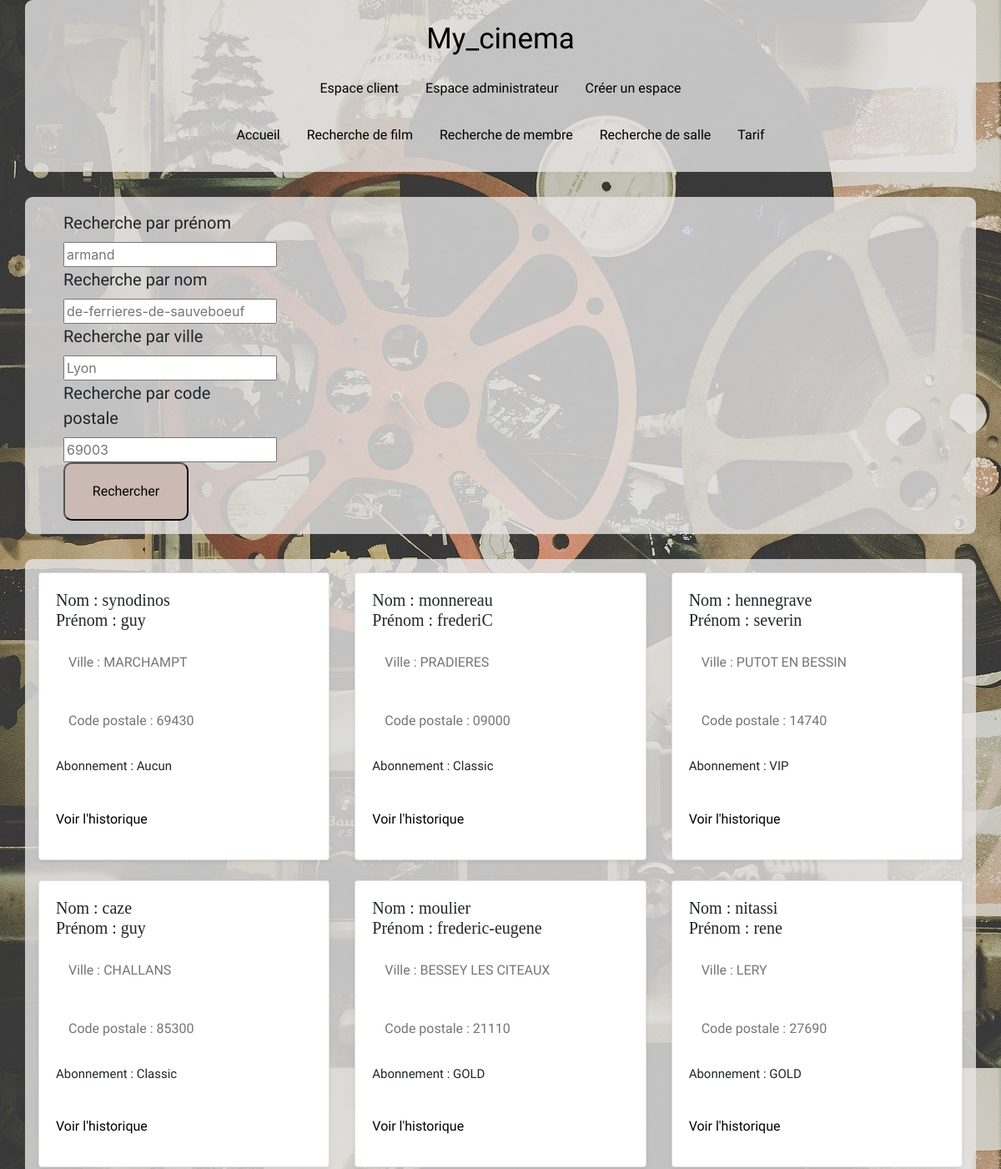
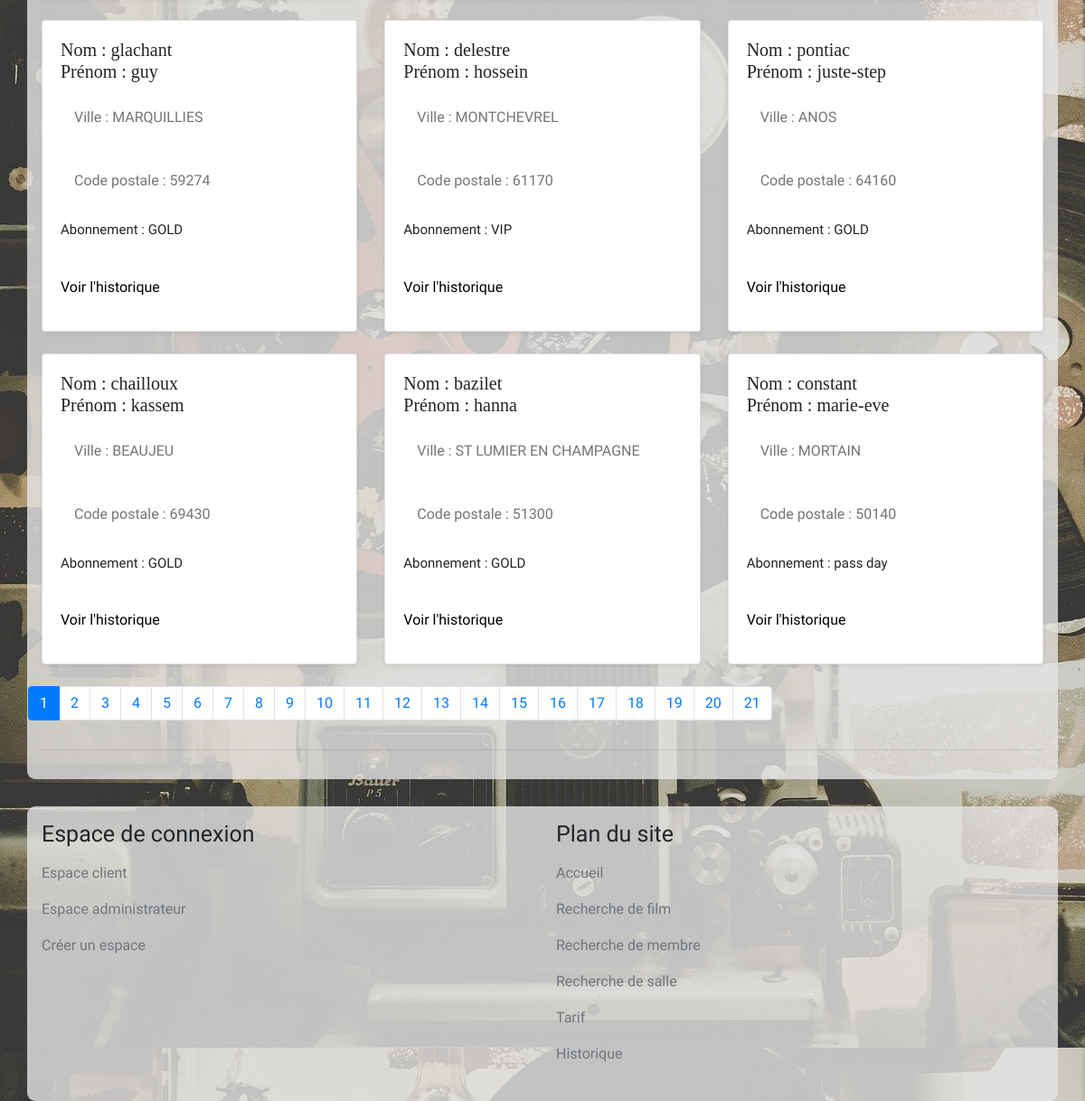
The page /recherche_by_membre.php on the database its author committed (2 pictures, top to bottom).
### tables this page shows
CREATE TABLE `membre` (
  `id_membre` int(11) NOT NULL,
  `id_fiche_perso` int(11) NOT NULL,
  `id_abo` int(11) DEFAULT NULL,
  `date_abo` datetime DEFAULT NULL,
  `id_dernier_film` int(11) DEFAULT NULL,
  `date_dernier_film` datetime DEFAULT NULL,
  `date_inscription` datetime DEFAULT NULL,
  PRIMARY KEY (`id_membre`),
  KEY `id_abo` (`id_abo`)
);

CREATE TABLE `fiche_personne` (
  `id_perso` int(11) NOT NULL,
  `nom` varchar(255) NOT NULL,
  `prenom` varchar(255) NOT NULL,
  `date_naissance` datetime NOT NULL,
  `email` varchar(255) DEFAULT NULL,
  `adresse` varchar(255) NOT NULL,
  `cpostal` varchar(255) DEFAULT NULL,
  `ville` varchar(255) DEFAULT NULL,
  `pays` varchar(255) DEFAULT NULL,
  `mdp` varchar(255) DEFAULT NULL,
  PRIMARY KEY (`id_perso`)
);

CREATE TABLE `abonnement` (
  `id_abo` int(11) NOT NULL,
  `nom` varchar(255) NOT NULL,
  `resum` varchar(255) NOT NULL,
  `prix` int(11) NOT NULL,
  `duree_abo` smallint(5) NOT NULL,
  PRIMARY KEY (`id_abo`)
);

### recherche_by_membre.php (the view)
<?php
    require ("header.php");
    $page = $_GET['page'] ?? 1 ;
    $membre_nom = $_GET['recherche_par_nom']??null;
    $membre_prenom = $_GET['recherche_par_prenom']??null;
    $membre_ville = $_GET['recherche_par_ville']??null;
    $membre_cp = $_GET['recherche_par_cp']??null;
    $return_membre = get_membre($page,$membre_nom,$membre_prenom,$membre_ville,$membre_cp);
?>
<div class="container px-3 py-3">
    <form class="form col-md-6" method="get">
        <div class="col-md-6">
            <label for="recherche_par_prenom">
                Recherche par prénom
            </label>
            <input type="text" id="recherche_par_prenom" name="recherche_par_prenom" placeholder="armand">
            <label for="recherche_par_nom">
                Recherche par nom
            </label>
            <input type="text" id="recherche_par_nom" name="recherche_par_nom" placeholder="de-ferrieres-de-sauveboeuf">
            <label for="recherche_par_ville">
                Recherche par ville
            </label>
            <input type="text" id="recherche_par_ville" name="recherche_par_ville" placeholder="Lyon">
            <label for="recherche_par_cp">
                Recherche par code postale
            </label>
            <input type="text" id="recherche_par_cp" name="recherche_par_cp" placeholder="69003">
        </div>
        <div class="col-md-6">
            <input class = "button" type="submit" value="Rechercher">
        </div>
    </form>
</div>
<div class="container px-3 py-3">
    <div class="row">
        <?php foreach ($return_membre as $value){ ?>
            <div class="col-md-4">
                <div class="card mb-4 shadow-sm">
                    <div class="card-body">
                        <h5 class="card-title membre_nom">
                            <?= "Nom : ".$value['nom'] ;?>
                            <br>
                            <?= "Prénom : ".$value['prenom'] ;?>
                        </h5>
                        <p class="card-text membre_vile"> <?= "Ville : ".$value['ville'];?> </p>
                        <p class="card-text membre_cp"> <?= "Code postale : ".$value['cpostal'];?> </p>
                        <?php
                        if ($value['id_abonnement'] != 0){
                            ?>
                            <p class="membre_abo"> <?= "Abonnement : ".$value['nom_abo'];?> </p>
                            <?php
                        } else { ?>
                            <p class="membre_abo"> <?= "Abonnement : Aucun";?> </p> <?php
                        } ?>
                        <br>
                        <p class = "text-hidden historique">
                            <a href="historique.php?id_perso=<?= $value['id_perso']?>"> Voir l'historique </a>
                        </p>
                    </div>
                </div>
            </div>
        <?php } ?>
    </div>
    <div class="row">
        <?php pagination_membre($page,$membre_nom,$membre_prenom,$membre_ville,$membre_cp); ?>
    </div>
    <hr>
</div>
<?php
    require ("footer.php");
?>

### header.php (shortened to what this page needs)
<?php
    include ('fonctions.php');
?>
<!DOCTYPE html>
<html lang="en">
<head>
    <link rel="stylesheet" href="https://stackpath.bootstrapcdn.com/bootstrap/4.4.1/css/bootstrap.min.css"
>
    <link rel="stylesheet" href="style.css">
</head>
<body>
    <header class="container px-3 py-3">
        <div>
            <div class="col-md-12">
                <div class="row">
                    <h1 id="titre_web">
                        <a href="index.php">
                            My_cinema
                        </a>
                    </h1>
                </div>
            </div>
        </div>
        <div>
            <nav class ="col-md-12 text-right">
                <ul class="nav justify-content-center">
                    <li class="nav-item">
                        <a class="nav-link active" href="connexion_client.php">
                                Espace client
                        </a>
                    </li>
                    <li class="nav-item">
                        <a class="nav-link active" href="connexion_admin.php">
                           Espace administrateur
                        </a>
                    </li>
                    <li class="nav-item">
                        <a class="nav-link active" href="new_user.php">
                           Créer un espace
                        </a>
                    </li>
                </ul>
            </nav>
        </div>
        <div>
            <div class="row">
                <nav class ="col-md-12 text-right">
                    <ul class="nav justify-content-center">
                        <li class="nav-item">
                            <a class="nav-link active" href="index.php">
                                Accueil
                            </a>
                        </li>
                        <li class="nav-item">
                            <a class="nav-link active" href="recherche_by_film.php">
                                Recherche de film
                            </a>
                        </li>
                        <li class="nav-item">
                            <a class="nav-link active" href="recherche_by_membre.php">
                                Recherche de membre
                            </a>
                        </li>
                        <li class="nav-item">
                            <a class="nav-link active" href="recherche_salle.php">
                                Recherche de salle
                            </a>
                        </li>
                        <li class="nav-item" id="dropdown">
                            <a class="nav-link active" href="#">
                                Tarif
                            </a>
                        </li>
                    </ul>
                </nav>
            </div>
        </div>
    </header>

### fonctions.php (shortened to what this page needs)
<?php
function get_membre($page,$membre_nom,$membre_prenom,$membre_ville,$membre_cp){
    $recup_var = connect_sql();
    $membre_par_page = 12;
    $start = ($page-1)*$membre_par_page;
    $where = [];
    $where_to_string = implode(' and ',$where);
    if(!empty($where_to_string)){
        $show_membre = "select fiche_personne.nom,.fiche_personne.prenom,fiche_personne.cpostal,fiche_personne.ville,fiche_personne.id_perso, membre.id_abo as 'id_abonnement', abonnement.nom as 'nom_abo'
                            from membre
                            inner join fiche_personne on membre.id_fiche_perso  = fiche_personne.id_perso
                            left join abonnement on membre.id_abo = abonnement.id_abo
                            where
                                $where_to_string
                            limit $start ,$membre_par_page;";
    } else {
        $show_membre = "select fiche_personne.nom,fiche_personne.prenom,fiche_personne.cpostal,fiche_personne.ville,fiche_personne.id_perso, membre.id_abo as 'id_abonnement', abonnement.nom as 'nom_abo'
                            from membre
                            inner join fiche_personne on membre.id_fiche_perso  = fiche_personne.id_perso
                            left join abonnement on membre.id_abo = abonnement.id_abo
                            limit $start ,$membre_par_page;";
    }
    $results_membre = $recup_var->query($show_membre, PDO::FETCH_ASSOC);
    return $results_membre->fetchAll();
}
function print_active($page, $current_page){
    if ($page === $current_page) {
        return "active";
    }
}
function pagination_membre($page,$membre_nom,$membre_prenom,$membre_ville,$membre_cp){
    $recup_var = connect_sql();
    $where = [];
    $where_to_string = implode(' and ',$where);
    if(!empty($where_to_string)){
        $show_membre = "select count(*) as 'type_gender'
                            from membre
                            inner join fiche_personne on membre.id_fiche_perso  = fiche_personne.id_perso
                            left join abonnement on membre.id_abo = abonnement.id_abo
                            where $where_to_string;";
    } else {
        $show_membre = "select count(*) as 'type_gender' from membre
                            inner join fiche_personne on membre.id_fiche_perso  = fiche_personne.id_perso
                            left join abonnement on membre.id_abo = abonnement.id_abo;";
    }
    $results_membre = $recup_var->query($show_membre, PDO::FETCH_ASSOC);
    $membre_number = $results_membre->fetch()['type_gender'];
    $membre_par_page = 12;
    $nbr_page = ceil($membre_number/$membre_par_page);
    echo '<nav><ul class="pagination flex-wrap">';
    for($i=1;$i<=$nbr_page;$i++){
        echo '<li class="page-item '. print_active((int)$page, $i).'"><a class="page-link" href="recherche_by_membre.php?page='.$i.'&recherche_par_prenom='.$membre_prenom.'&recherche_par_nom='.$membre_nom.'&recherche_par_ville='.$membre_ville.'&recherche_par_cp='.$membre_cp.'">'.$i.'</a></li>';
    }
    echo '</ul></nav>';
}

### footer.php (shortened to what this page needs)
<footer class="container px-3 py-3">
    <div class="row">
        <div class="col-6 col-md">
            <h5>Espace de connexion</h5>
            <ul class="list-unstyled text-small">
                <li class="nav-item">
                    <a class="text-muted" href="connexion_client.php">
                        Espace client
                    </a>
                </li>
                <li>
                    <a  class="text-muted"  href="connexion_admin.php">
                        Espace administrateur
                    </a>
                </li>
                <li>
                    <a class="text-muted"  href="new_user.php">
                        Créer un espace
                    </a>
                </li>
            </ul>
        </div>
        <div class="col-6 col-md">
            <h5>Plan du site</h5>
            <ul class="list-unstyled text-small">
                <li>
                    <a class="text-muted" href="index.php">
                        Accueil
                    </a>
                </li>
                <li>
                    <a class="text-muted" href="recherche_by_film.php">
                        Recherche de film
                    </a>
                </li>
                <li>
                    <a class="text-muted" href="recherche_by_membre.php">
                        Recherche de membre
                    </a>
                </li>
                <li>
                    <a class="text-muted" href="recherche_salle.php">
                        Recherche de salle
                    </a>
                </li>
                <li>
                    <a class="text-muted" href="tarif.php">
                        Tarif
                    </a>
                </li>
                <li>
                    <a class="text-muted" href="historique.php">
                        Historique
                    </a>
                </li>
            </ul>
        </div>
    </div>
</footer>
</body>
</html>

### style.css (style rules this page uses)
body { background-image: url("rss/img/img2.jpg"); }
.container { background-color: rgba(231,229,229,0.8); border-radius: 9px; }
.container + .container { margin-top: 30px; }
h1 { font-family: 'Fredericka the Great', cursive; font-size: 35px; }
h5,h2 { font-family: 'Fredericka the Great', cursive; font-size: 25px; }
a { color : black; }
#titre_web { margin: 10px auto ; }
ul { list-style: none; line-height: 40px; font-family: 'Special Elite', cursive; }
label { font-size: 20px; font-family: 'Rye', cursive; }
.nom_film,.membre_nom,.nom_salle,.nom_prenom { font-family: 'Cinzel Decorative', cursive; font-size: 20px; }
.resum_film,.membre_vile,.membre_cp,.salle_siege,.salle_etage,.titre_film,.date_vu { padding: 15px; font-family: 'Special Elite', cursive; color: #757575; }
.genre_film , .distrib_film,.membre_abo,.avis_film { font-family: 'Special Elite', cursive; font-size: 15px; list-style: none; }
.button { font-family: 'Rye', cursive; background-color: #cbb9b3; border-radius: 10px; height: 70px; width: 150px; }
.historique { font-family: 'Love Ya Like A Sister', cursive; }

### rows shown on the page
membre: fiche_personne.nom "synodinos", fiche_personne.prenom "guy", fiche_personne.ville "MARCHAMPT", fiche_personne.cpostal "69430", shows "Abonnement : Aucun"
membre: fiche_personne.nom "monnereau", fiche_personne.prenom "frederiC", fiche_personne.ville "PRADIERES", fiche_personne.cpostal "09000", id_abo.nom "Classic"
membre: fiche_personne.nom "hennegrave", fiche_personne.prenom "severin", fiche_personne.ville "PUTOT EN BESSIN", fiche_personne.cpostal "14740", id_abo.nom "VIP"
membre: fiche_personne.nom "caze", fiche_personne.prenom "guy", fiche_personne.ville "CHALLANS", fiche_personne.cpostal "85300", id_abo.nom "Classic"
membre: fiche_personne.nom "moulier", fiche_personne.prenom "frederic-eugene", fiche_personne.ville "BESSEY LES CITEAUX", fiche_personne.cpostal "21110", id_abo.nom "GOLD"
membre: fiche_personne.nom "nitassi", fiche_personne.prenom "rene", fiche_personne.ville "LERY", fiche_personne.cpostal "27690", id_abo.nom "GOLD"
membre: fiche_personne.nom "glachant", fiche_personne.prenom "guy", fiche_personne.ville "MARQUILLIES", fiche_personne.cpostal "59274", id_abo.nom "GOLD"
membre: fiche_personne.nom "delestre", fiche_personne.prenom "hossein", fiche_personne.ville "MONTCHEVREL", fiche_personne.cpostal "61170", id_abo.nom "VIP"
membre: fiche_personne.nom "pontiac", fiche_personne.prenom "juste-step", fiche_personne.ville "ANOS", fiche_personne.cpostal "64160", id_abo.nom "GOLD"
membre: fiche_personne.nom "chailloux", fiche_personne.prenom "kassem", fiche_personne.ville "BEAUJEU", fiche_personne.cpostal "69430", id_abo.nom "GOLD"
membre: fiche_personne.nom "bazilet", fiche_personne.prenom "hanna", fiche_personne.ville "ST LUMIER EN CHAMPAGNE", fiche_personne.cpostal "51300", id_abo.nom "GOLD"
membre: fiche_personne.nom "constant", fiche_personne.prenom "marie-eve", fiche_personne.ville "MORTAIN", fiche_personne.cpostal "50140", id_abo.nom "pass day"
